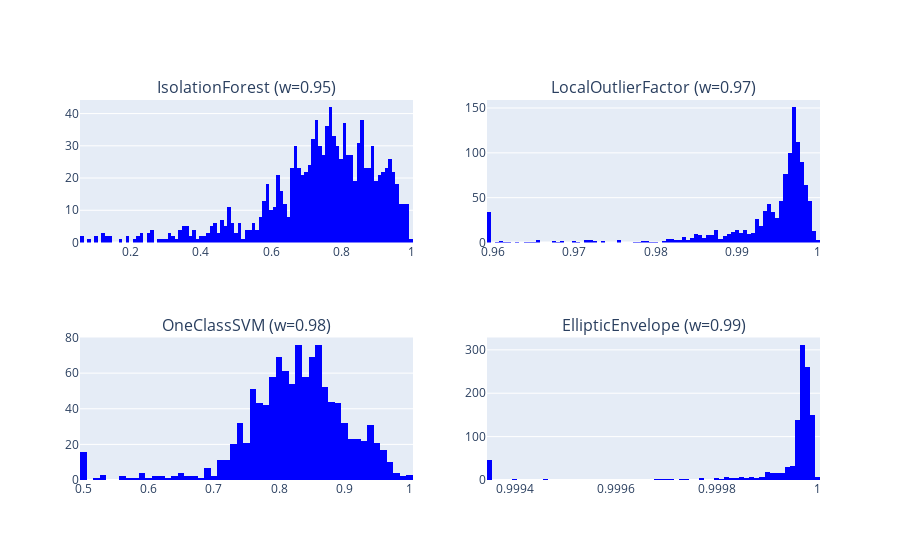
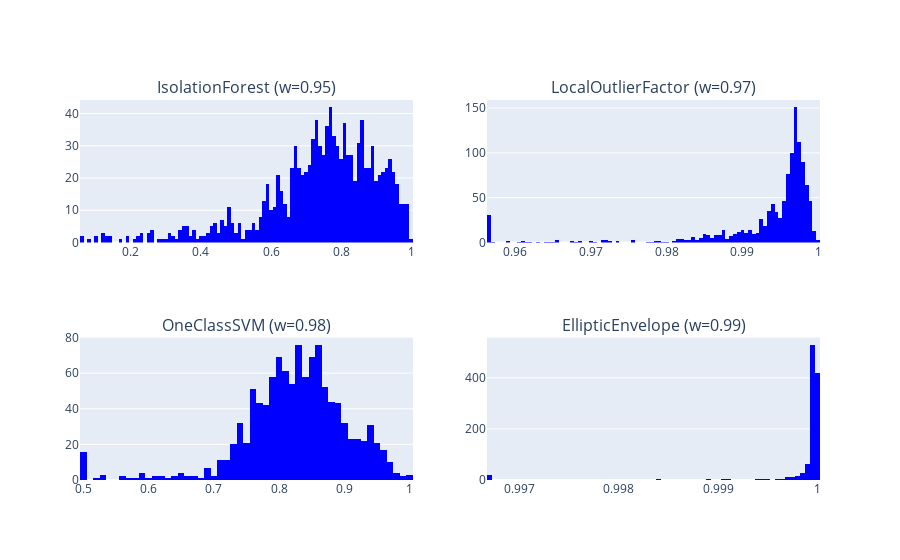

The code cell stored with these charts, in order, in its notebook:
### Code cell
plot_scores(Model1, score_type='ecs')

plot_scores(Model1, score_type='cics')

### Figure 1 — Plotly figure (JSON) as saved in the notebook; plotly's stock layout.template omitted (floating-point values rounded to 4 significant figures; data arrays with more than 128 entries replaced by an {"elided": "..."} marker saying what was removed)
{"data": [{"marker": {"color": "blue"}, "name": "Train Scores", "nbinsx": 100, "showlegend": false, "type": "histogram", "x": {"elided": "1133 float values"}, "xaxis": "x", "yaxis": "y"}, {"marker": {"color": "red"}, "name": "Test Scores", "nbinsx": 100, "showlegend": false, "type": "histogram", "x": [], "xaxis": "x", "yaxis": "y"}, {"marker": {"color": "blue"}, "name": "Train Scores", "nbinsx": 100, "showlegend": false, "type": "histogram", "x": {"elided": "1133 float values"}, "xaxis": "x2", "yaxis": "y2"}, {"marker": {"color": "red"}, "name": "Test Scores", "nbinsx": 100, "showlegend": false, "type": "histogram", "x": [], "xaxis": "x2", "yaxis": "y2"}, {"marker": {"color": "blue"}, "name": "Train Scores", "nbinsx": 100, "showlegend": false, "type": "histogram", "x": {"elided": "1133 float values"}, "xaxis": "x3", "yaxis": "y3"}, {"marker": {"color": "red"}, "name": "Test Scores", "nbinsx": 100, "showlegend": false, "type": "histogram", "x": [], "xaxis": "x3", "yaxis": "y3"}, {"marker": {"color": "blue"}, "name": "Train Scores", "nbinsx": 100, "showlegend": false, "type": "histogram", "x": {"elided": "1133 float values"}, "xaxis": "x4", "yaxis": "y4"}, {"marker": {"color": "red"}, "name": "Test Scores", "nbinsx": 100, "showlegend": false, "type": "histogram", "x": [], "xaxis": "x4", "yaxis": "y4"}], "layout": {"annotations": [{"font": {"size": 16}, "showarrow": false, "text": "IsolationForest (w=0.95)", "x": 0.225, "xanchor": "center", "xref": "paper", "y": 1, "yanchor": "bottom", "yref": "paper"}, {"font": {"size": 16}, "showarrow": false, "text": "LocalOutlierFactor (w=0.97)", "x": 0.775, "xanchor": "center", "xref": "paper", "y": 1, "yanchor": "bottom", "yref": "paper"}, {"font": {"size": 16}, "showarrow": false, "text": "OneClassSVM (w=0.98)", "x": 0.225, "xanchor": "center", "xref": "paper", "y": 0.375, "yanchor": "bottom", "yref": "paper"}, {"font": {"size": 16}, "showarrow": false, "text": "EllipticEnvelope (w=0.99)", "x": 0.775, "xanchor": "center", "xref": "paper", "y": 0.375, "yanchor": "bottom", "yref": "paper"}], "xaxis": {"anchor": "y", "domain": [0, 0.45]}, "xaxis2": {"anchor": "y2", "domain": [0.55, 1]}, "xaxis3": {"anchor": "y3", "domain": [0, 0.45]}, "xaxis4": {"anchor": "y4", "domain": [0.55, 1]}, "yaxis": {"anchor": "x", "domain": [0.625, 1]}, "yaxis2": {"anchor": "x2", "domain": [0.625, 1]}, "yaxis3": {"anchor": "x3", "domain": [0, 0.375]}, "yaxis4": {"anchor": "x4", "domain": [0, 0.375]}}}

### Figure 2 — Plotly figure (JSON) as saved in the notebook; plotly's stock layout.template omitted (floating-point values rounded to 4 significant figures; data arrays with more than 128 entries replaced by an {"elided": "..."} marker saying what was removed)
{"data": [{"marker": {"color": "blue"}, "name": "Train Scores", "nbinsx": 100, "showlegend": false, "type": "histogram", "x": {"elided": "1133 float values"}, "xaxis": "x", "yaxis": "y"}, {"marker": {"color": "red"}, "name": "Test Scores", "nbinsx": 100, "showlegend": false, "type": "histogram", "x": [], "xaxis": "x", "yaxis": "y"}, {"marker": {"color": "blue"}, "name": "Train Scores", "nbinsx": 100, "showlegend": false, "type": "histogram", "x": {"elided": "1133 float values"}, "xaxis": "x2", "yaxis": "y2"}, {"marker": {"color": "red"}, "name": "Test Scores", "nbinsx": 100, "showlegend": false, "type": "histogram", "x": [], "xaxis": "x2", "yaxis": "y2"}, {"marker": {"color": "blue"}, "name": "Train Scores", "nbinsx": 100, "showlegend": false, "type": "histogram", "x": {"elided": "1133 float values"}, "xaxis": "x3", "yaxis": "y3"}, {"marker": {"color": "red"}, "name": "Test Scores", "nbinsx": 100, "showlegend": false, "type": "histogram", "x": [], "xaxis": "x3", "yaxis": "y3"}, {"marker": {"color": "blue"}, "name": "Train Scores", "nbinsx": 100, "showlegend": false, "type": "histogram", "x": {"elided": "1133 float values"}, "xaxis": "x4", "yaxis": "y4"}, {"marker": {"color": "red"}, "name": "Test Scores", "nbinsx": 100, "showlegend": false, "type": "histogram", "x": [], "xaxis": "x4", "yaxis": "y4"}], "layout": {"annotations": [{"font": {"size": 16}, "showarrow": false, "text": "IsolationForest (w=0.95)", "x": 0.225, "xanchor": "center", "xref": "paper", "y": 1, "yanchor": "bottom", "yref": "paper"}, {"font": {"size": 16}, "showarrow": false, "text": "LocalOutlierFactor (w=0.97)", "x": 0.775, "xanchor": "center", "xref": "paper", "y": 1, "yanchor": "bottom", "yref": "paper"}, {"font": {"size": 16}, "showarrow": false, "text": "OneClassSVM (w=0.98)", "x": 0.225, "xanchor": "center", "xref": "paper", "y": 0.375, "yanchor": "bottom", "yref": "paper"}, {"font": {"size": 16}, "showarrow": false, "text": "EllipticEnvelope (w=0.99)", "x": 0.775, "xanchor": "center", "xref": "paper", "y": 0.375, "yanchor": "bottom", "yref": "paper"}], "xaxis": {"anchor": "y", "domain": [0, 0.45]}, "xaxis2": {"anchor": "y2", "domain": [0.55, 1]}, "xaxis3": {"anchor": "y3", "domain": [0, 0.45]}, "xaxis4": {"anchor": "y4", "domain": [0.55, 1]}, "yaxis": {"anchor": "x", "domain": [0.625, 1]}, "yaxis2": {"anchor": "x2", "domain": [0.625, 1]}, "yaxis3": {"anchor": "x3", "domain": [0, 0.375]}, "yaxis4": {"anchor": "x4", "domain": [0, 0.375]}}}
